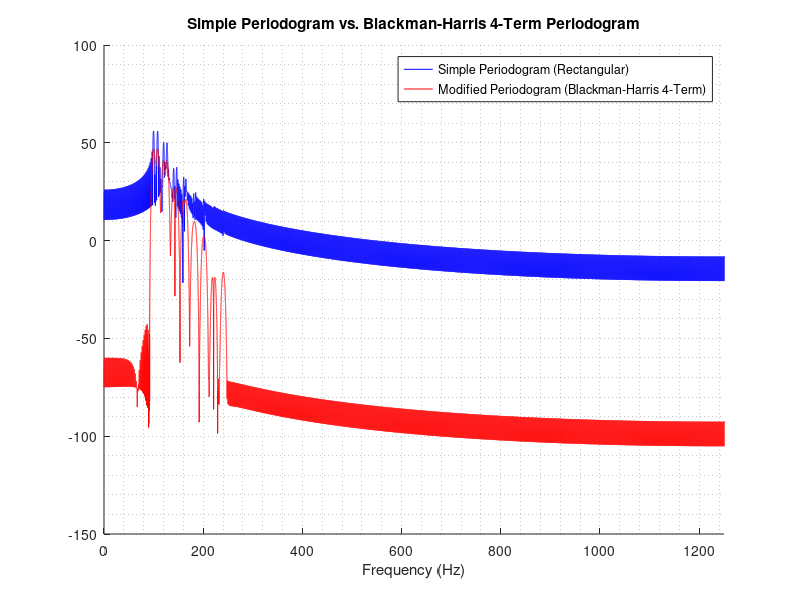

This figure's MATLAB source:
%% PRACTICE 11.2. Implementation of the modified periodogram without using Matlab Function.

clc, close all , clear all;
% Generation of signal with 10 components:
duracion = 0.5;
Fmax=250;
Fs=10*Fmax;
t=0:1/Fs: duracion; % Duration 10 sec
xn=1*sin(2*pi*100*t)+1*sin(2*pi*108*t)+...
  0.5*sin(2*pi*120*t)+0.5*sin(2*pi*127*t)+...
  0.1*sin(2*pi*140*t)+0.1*sin(2*pi*146*t)+...
  0.05*sin(2*pi*160*t)+0.05*sin(2*pi*165*t)+...
  0.01*sin(2*pi*180*t)+0.01*sin(2*pi*184*t)+...
  0.005*sin(2*pi*200*t)+0.005*sin(2*pi*203*t)+...
  0.001*sin(2*pi*220*t)+0.001*sin(2*pi*222*t)+...
  0.0005*sin(2*pi*240*t)+0.0005*sin(2*pi*241*t);

% SNR = 25; %10dB
% xn = awgn (xn, SNR, 'measured');

%% FREQUENCY DOMAIN
%% SIMPLE PERIODOGRAM
N = length(xn);
FACTOR = 128;
nFFT = 2^ceil(log2(N)) * FACTOR;
% Simple periodogram (implicitly rectangular windowed)
Periodogram = 20*log10(abs(fft(xn, nFFT)));
% Frequency axis
f = linspace(0, Fs, nFFT);
%% MODIFIED PERIODOGRAM (Blackman-Harris 4-Term)
% 1. Window generation
window_BH4T = blackmanharris(length(xn));
% 2. Windowing in the time domain
xn_windowed = xn .* window_BH4T';
% 3. Modified periodogram
Modified_Periodogram = 20*log10(abs(fft(xn_windowed, nFFT)));
% Frequency axis
f_periodogram = linspace(0, Fs, nFFT);
%% Plot comparison
figure
hold on
plot(f_periodogram, Periodogram, 'b');
plot(f_periodogram, Modified_Periodogram, 'r'); xlabel('Frequency (Hz)');
legend('Simple Periodogram (Rectangular)', ...
       'Modified Periodogram (Blackman-Harris 4-Term)');
title('Simple Periodogram vs. Blackman-Harris 4-Term Periodogram');
xlim([0 Fs/2]); grid minor
